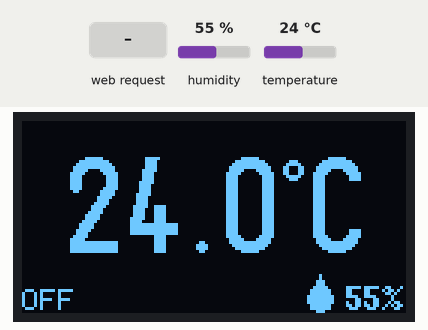
Simulated run of this program. Board: ESP32. On the bench: 128×64 one-colour display. The test bench sets the inputs (shaded band); at power-on: humidity 55 %, temperature 24 °C. Storage starts empty; what the program prints to the serial monitor is not drawn.

Above: at 4.3 s.
4.4 s: HTTP request GET /mode?value=cooling received
At 5.1 s:
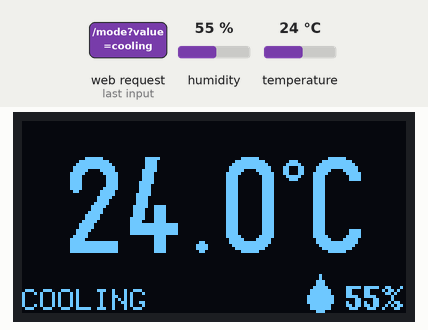
5.9 s: HTTP request GET /mode?value=heating received
At 6.3 s:
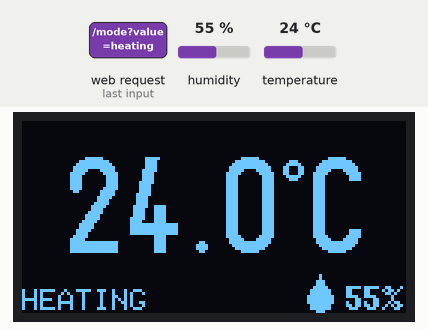
7.4 s: humidity set to 22 %
At 12.1 s:
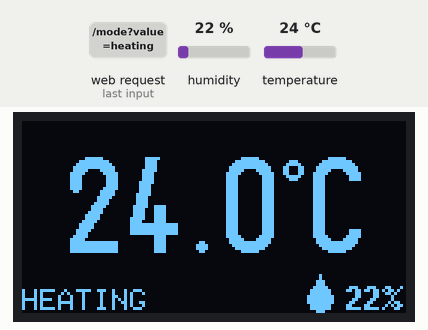
12.6 s: temperature set to 12 °C
At 16.3 s:
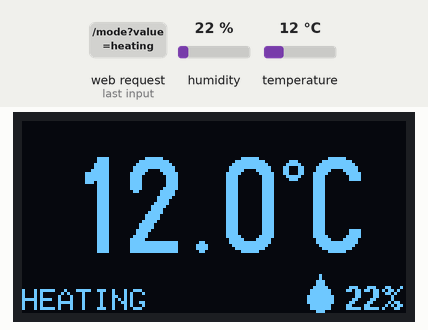
16.6 s: HTTP request GET /mode?value=off received
At 17.8 s:
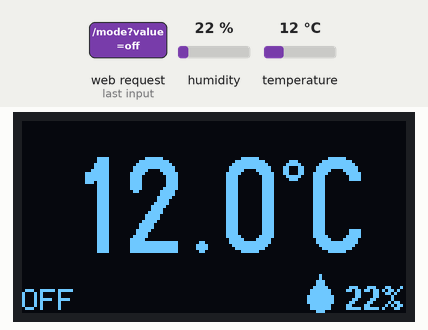
18.1 s: humidity set to 40 %
At 20.6 s:
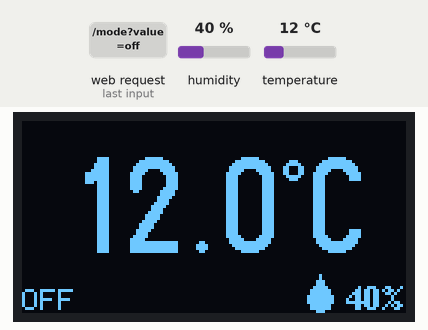
Timing chart, 0 to 21.6 s (numbered marks = the images above; inputs shaded):
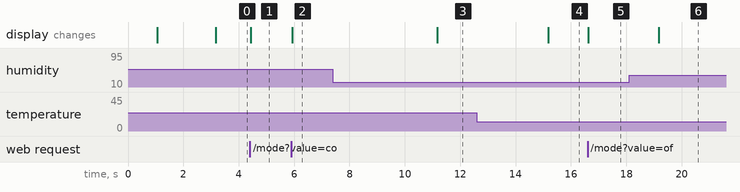

The program:

main.cpp
```cpp
#include <Arduino.h>
#include <U8g2lib.h>
#include <Wire.h>
#include <Adafruit_Sensor.h>
#include <DHT.h>
#include <WiFi.h>
#include <WebServer.h>
#include <ESPmDNS.h>
#include <LittleFS.h>

#define OLED_SDA 21
#define OLED_SCL 22
#define DHT_PIN  4
#define LED_PIN 2

U8G2_SSD1306_128X64_NONAME_F_HW_I2C u8g2(U8G2_R0, U8X8_PIN_NONE, OLED_SCL, OLED_SDA);
DHT dht(DHT_PIN, DHT11);

float lastTemp = NAN;
float lastHum  = NAN;
String mode = "off";

WebServer server(80);
unsigned long lastRead = 0;

unsigned long lastBlink = 0;
bool ledState = false;

// Raindrop icon, about 9 px wide and 13 px tall, top-left at (x, y)
void drawDrop(int x, int y) {
  u8g2.drawTriangle(x + 4, y, x, y + 7, x + 8, y + 7);
  u8g2.drawDisc(x + 4, y + 8, 4);
}

// Draw the entire screen, including temperature, humidity and mode
void drawScreen() {
  u8g2.clearBuffer();

  // The temperature is drawn in the center of the screen, with a large font
  const int baseline = 44;
  char tempStr[8];
  if (isnan(lastTemp)) snprintf(tempStr, sizeof(tempStr), "--");
  else                 snprintf(tempStr, sizeof(tempStr), "%.1f", lastTemp);

  u8g2.setFont(u8g2_font_logisoso32_tr);
  int tw = u8g2.getStrWidth(tempStr);
  int cw = u8g2.getStrWidth("C");
  int total = tw + 3 + 8 + cw;          // number + gap + degree sign + C
  int x = (128 - total) / 2;

  u8g2.drawStr(x, baseline, tempStr);

  // Degree sign is drawn as two concentric circles, with a radius of 3 and 2 pixels, respectively
  // values are hardcoded to position the degree sign correctly relative to the temperature value
  int dx = x + tw + 3 + 3;
  int dy = baseline - 32 + 4;
  u8g2.drawCircle(dx, dy, 3);
  u8g2.drawCircle(dx, dy, 2);

  u8g2.drawStr(x + tw + 3 + 8, baseline, "C");

  // The Humidity is drawn in the bottom-right corner, with a small drop icon next to it
  // it calls the drawDrop() function to draw the drop icon, and then draws the humidity value next to it
  char humStr[8];
  if (isnan(lastHum)) snprintf(humStr, sizeof(humStr), "--%%");
  else                snprintf(humStr, sizeof(humStr), "%.0f%%", lastHum);

  u8g2.setFont(u8g2_font_helvB08_tr);
  int hw = u8g2.getStrWidth(humStr);
  int hx = 127 - hw;
  u8g2.drawStr(hx, 63, humStr);
  drawDrop(hx - 13, 51); // values are hardcoded to position the drop icon correctly

  // Mode is drawn in the bottom-left corner, with a label depending on the mode
  // lastly all the buffer is sent to the display
  const char* label = "OFF";
  if (mode == "cooling") label = "COOLING";
  else if (mode == "heating") label = "HEATING";

  u8g2.setFont(u8g2_font_6x10_tr);
  u8g2.drawStr(0, 63, label);

  u8g2.sendBuffer();
}

// This function is called when the client requests the webpage
// It serves the index.html file from LittleFS. If the file is not found, it returns a 404 error.
void handleRoot() {
  File f = LittleFS.open("/index.html", "r");
  if (!f) {
    server.send(404, "text/plain", "index.html not found");
    return;
  }
  server.streamFile(f, "text/html");
  f.close();
}

// This function is called when the client requests /data
// It returns A .json object with the current temperature, humidity and mode
void handleData() {
  char json[96];
  char t[12], h[12];

  if (isnan(lastTemp)) strcpy(t, "null");
  else                 snprintf(t, sizeof(t), "%.1f", lastTemp);

  if (isnan(lastHum))  strcpy(h, "null");
  else                 snprintf(h, sizeof(h), "%.0f", lastHum);

  snprintf(json, sizeof(json), "{\"temp\":%s,\"hum\":%s,\"mode\":\"%s\"}", t, h, mode.c_str());
  server.send(200, "application/json", json);
}

// This function is called when the client requests /mode?value=...
// It sets the mode to "off", "cooling" or "heating" and
// returns a simple "ok" response. If the value is invalid, it returns a 400 error.
void handleMode() {

  // Simple debug output to the serial monitor, showing the number of arguments and their names and values
  Serial.printf("args: %d\n", server.args());
  for (int i = 0; i < server.args(); i++) {
    Serial.printf("  %s = %s\n", server.argName(i).c_str(), server.arg(i).c_str());
  }

  // If no value is provided, return a 400 error with a message
  if (!server.hasArg("value")) {
    server.send(400, "text/plain", "missing value");
    return;
  }

  String v = server.arg("value");

  // Check if the value is valid and set the mode accordingly
  // If the value is valid, redraw the screen and send a 200 response. If not, send a 400 response.
  if (v == "off" || v == "cooling" || v == "heating") {
    mode = v;
    drawScreen();
    server.send(200, "text/plain", "ok");
  } else {
    server.send(400, "text/plain", "bad value");
  }
}

void setup() {
  Serial.begin(9600);
  delay(1000);
  dht.begin();
  u8g2.begin();
  drawScreen();

  /*    Initializing LittleFS     */

  if (!LittleFS.begin(true)) {
    Serial.println("LittleFS mount failed");
  } else {
    Serial.println("LittleFS ready");
  }

  // Here every file in the LittleFS root directory is listed, along with its size in bytes.
  File root = LittleFS.open("/");
  File file = root.openNextFile();
  Serial.println("Files in LittleFS:");
  while (file) {
    Serial.printf(" %s (%u bytes)\n", file.name(), (unsigned)file.size());
    file = root.openNextFile();
  }
  Serial.println("--- end of list ---");

  /*    Initializing WiFI in AP Mode and mDNS     */

  WiFi.mode(WIFI_AP);
  WiFi.softAP("SmartClimate", "smartclimate123");
  Serial.print("IP address: ");
  Serial.println(WiFi.softAPIP());

  if (MDNS.begin("smartclimate")) {
    Serial.println("mDNS ready: smartclimate.local");
  }

  /*    Initializing Server Functions     */

  server.on("/", handleRoot);
  server.on("/data", handleData);
  server.on("/mode", handleMode);
  server.serveStatic("/", LittleFS, "/"); // must come last otherwise it will override the other handlers
  server.begin();

  digitalWrite(LED_PIN, HIGH);
  delay(2000);
  digitalWrite(LED_PIN, LOW);
}

// Main action loop, It handles the client requests
// and reads the DHT sensor every 2 seconds
// If the reading is successful, it updates the lastTemp and lastHum variables
// and redraws the screen. If the reading fails, it keeps the last good values and prints an error message in the serial monitor.
void loop() {
  server.handleClient();

  if (millis() - lastRead >= 2000) {
    lastRead = millis();

    float t = dht.readTemperature();
    float h = dht.readHumidity();

    if (isnan(t) || isnan(h)) {
      Serial.println("DHT read failed");   // keep showing the last good values
    } else {
      lastTemp = t;
      lastHum  = h;
      Serial.printf("Temp: %.1f C  Hum: %.0f %%\n", t, h);
    }

    drawScreen();

  }
}
```

Measured:
- after the input at 4.4 s, the display: changes at once (image 1)
- after the input at 5.9 s, the display: changes at once (image 2)
- after the input at 7.4 s, the display: changes after 3.8 s (image 3)
- after the input at 12.6 s, the display: changes after 2.6 s (image 4)
- after the input at 16.6 s, the display: changes at once (image 5)
- after the input at 18.1 s, the display: changes after 1.1 s (image 6)
